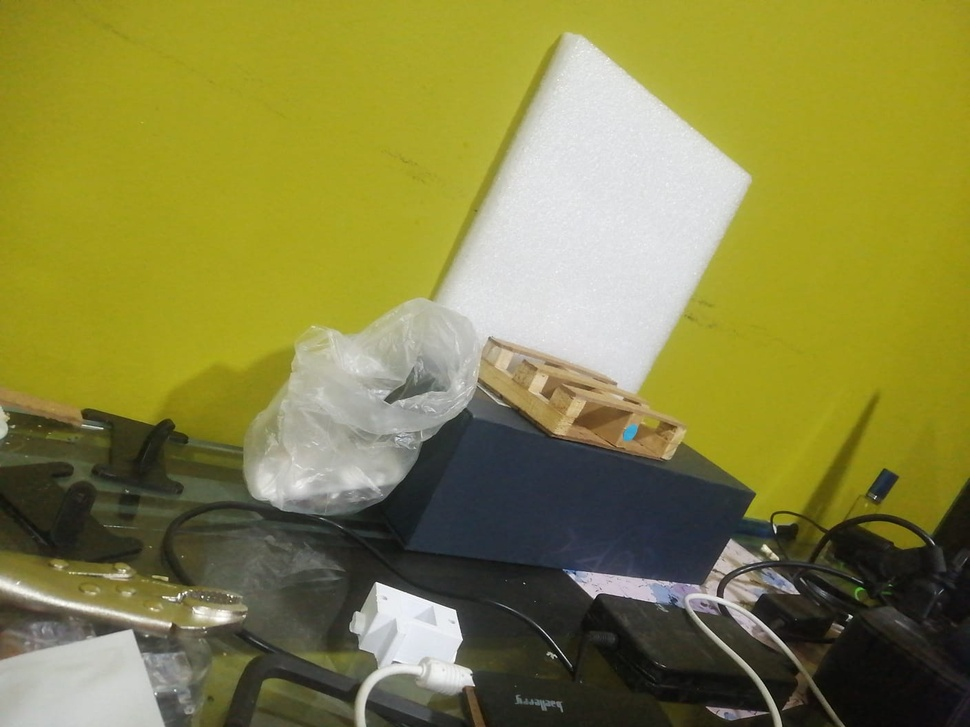
#> input picture yolov5_ros/foto4.jpeg, 970 x 727 px, shrunk from 1408 x 1056 before the run, found by its file name
$ python fifi.py
#> lines starting #> are read from the running program, lines starting #| are printed output that depends on the picture; after the words box and inside, x2 and y2 are one past the last pixel; in counts of white or black regions, pixels touching at a corner belong together
import cv2
import numpy as np
import matplotlib.pyplot as plt

################ LAST
import cv2
import numpy as np

# Lee la imagen
img = cv2.imread('/home/blank/driver_ws/src/YOLOv5-ROS/yolov5_ros/foto4.jpeg')
#> img is the input picture: shape (727, 970, 3); mean B, G, R 66.5, 132.2, 135.2
assert img is not None, "Error: Imagen no encontrada o no pudo ser leída."

# 2. Define el rango para el color azul en el espacio HSV
hsv = cv2.cvtColor(img, cv2.COLOR_BGR2HSV)
#> hsv: shape (727, 970, 3); mean H, S, V 41.7, 127.1, 137

lower_blue = np.array([85, 100, 100])
upper_blue = np.array([100, 255, 255])

# 3. Crea una máscara con los píxeles que estén dentro del rango azul
mask = cv2.inRange(hsv, lower_blue, upper_blue)
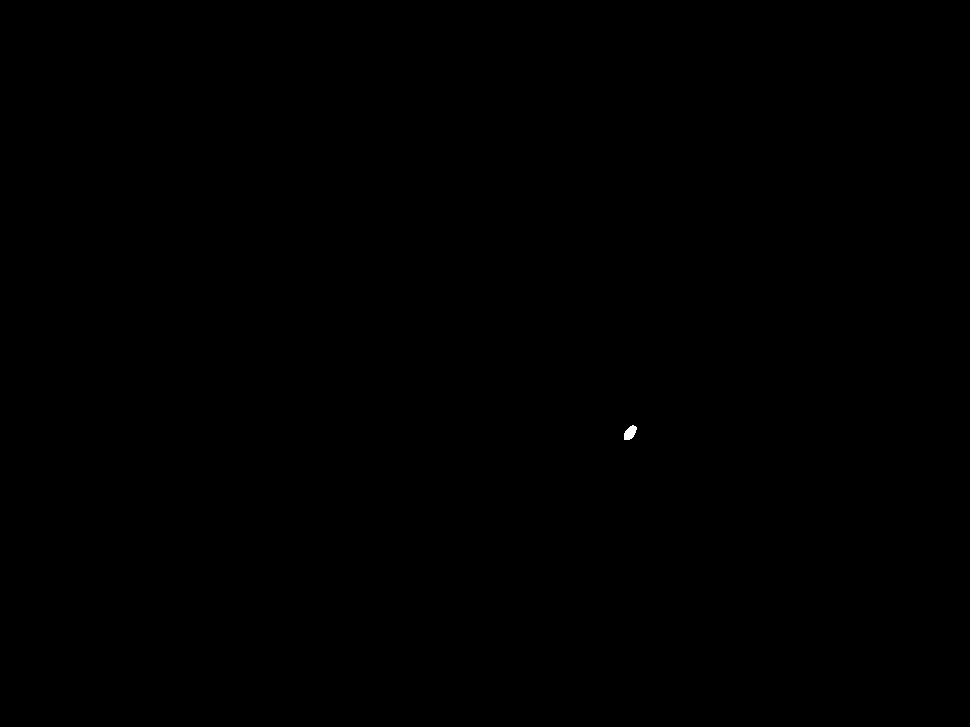
#> mask: shape (727, 970); 0.02% white; 1 white region

# 4. Aplica la máscara a la imagen
img_masked = cv2.bitwise_and(img, img, mask=mask)

# 5. Encuentra los contornos en la máscara
contours, _ = cv2.findContours(mask, cv2.RETR_EXTERNAL, cv2.CHAIN_APPROX_SIMPLE)
#> contours = 1 contour; box (x1, y1, x2, y2) and area: (624, 425, 637, 440) 112

# 6. Dibuja los contornos encontrados en la imagen aplicada a la máscara en la imagen principal
for contour in contours:
    # Dibuja el contorno
    cv2.drawContours(img, [contour], 0, (0,255,0), 2)

    # Encuentra el centro del contorno (círculo azul)
    M = cv2.moments(contour)
    if M["m00"] != 0: # Para evitar una división por cero
        cX = int(M["m10"] / M["m00"])
        cY = int(M["m01"] / M["m00"])
    else:
        cX, cY = 0, 0
    # Dibuja el centro
    cv2.circle(img, (cX, cY), 5, (0, 0, 255), -1)  # Dibuja en rojo el centro
#> this loop made 1 pass
#> (cX, cY) on pass 1: (629, 432)
#> img: shape (727, 970, 3); 0.03% of pixels changed, all inside (x1, y1, x2, y2) = (623, 424, 638, 441)

# Muestra la imagen resultante
cv2.imshow('Result', img)
cv2.waitKey(0)
cv2.destroyAllWindows()

$ run again, with yolov5_ros/foto.png saved as yolov5_ros/foto4.jpeg
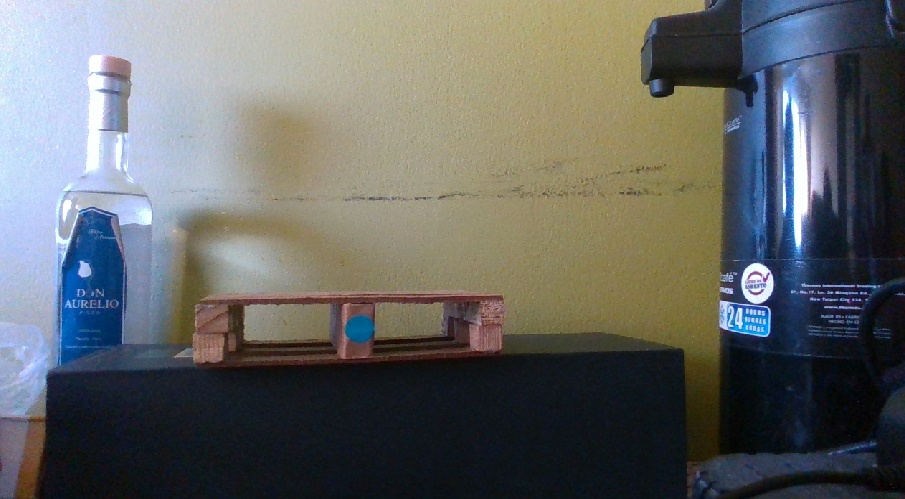
#> input picture yolov5_ros/foto.png, 905 x 499 px, found by its file name
#> img is the input picture: shape (499, 905, 3); mean B, G, R 101, 102.7, 100.7
#> hsv: shape (499, 905, 3); mean H, S, V 73, 86, 117.4
#> mask: shape (499, 905); 0.12% white; 17 white regions (15 under 20 px)
#> contours = 17 contours, 16 with area under 20; largest, box (x1, y1, x2, y2) and area: (345, 316, 375, 342) 366
#> the loop `for contour in contours:` made 17 passes
#> (contour, cX, cY) on passes 1, 4, 5, 6, 7, 8, 9: ([[368, 334]], 0, 0), ([[737, 330], [736, 331], [737, 331]], 736, 330), ([[750, 329]], 0, 0), ([[735, 328]], 0, 0), ([[761, 327], [762, 328], [762, 329], [762, 327]], 761, 327), ([[758, 327]], 0, 0), ([[754, 326], [755, 326]], 0, 0)
#> after the loop `for contour in contours:`:
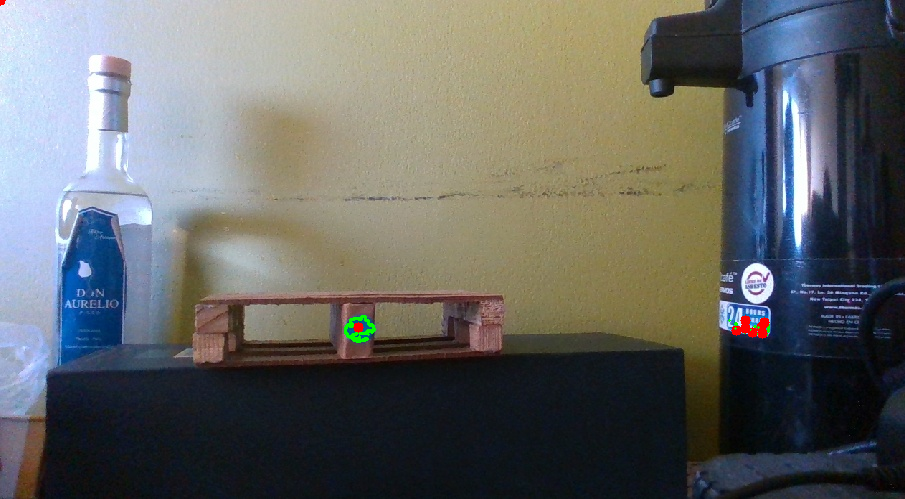
#> img: shape (499, 905, 3); 0.23% of pixels changed, all inside (x1, y1, x2, y2) = (0, 0, 770, 343)

$ run again, with yolov5_ros/foto2.png saved as yolov5_ros/foto4.jpeg
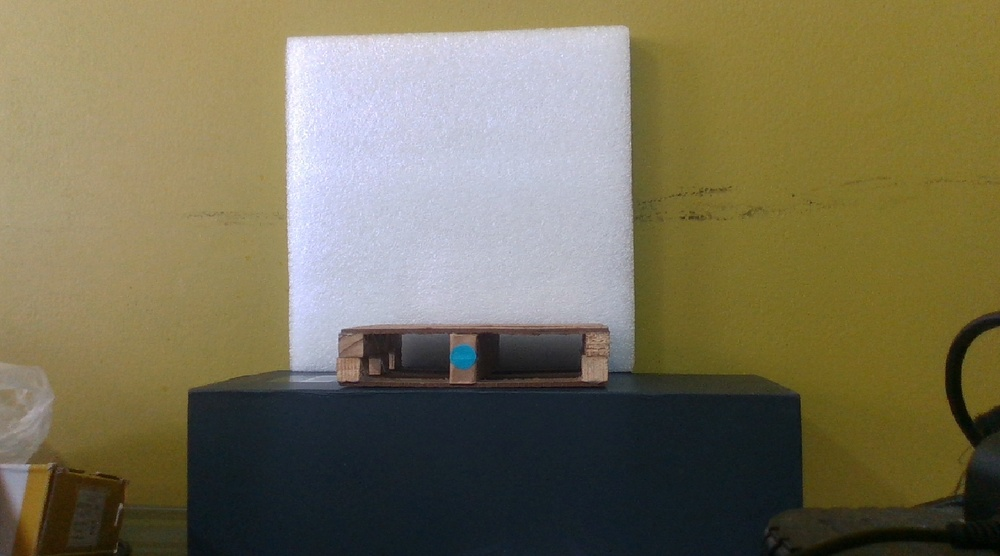
#> input picture yolov5_ros/foto2.png, 1000 x 556 px, shrunk from 1453 x 808 before the run, found by its file name
#> img is the input picture: shape (556, 1000, 3); mean B, G, R 87, 113.1, 119.8
#> hsv: shape (556, 1000, 3); mean H, S, V 56.5, 108.1, 126.9
#> mask: shape (556, 1000); 0.09% white; 1 white region
#> contours = 1 contour; box (x1, y1, x2, y2) and area: (450, 345, 476, 370) 455
#> the loop `for contour in contours:` made 1 pass
#> (cX, cY) on pass 1: (462, 356)
#> after the loop `for contour in contours:`:
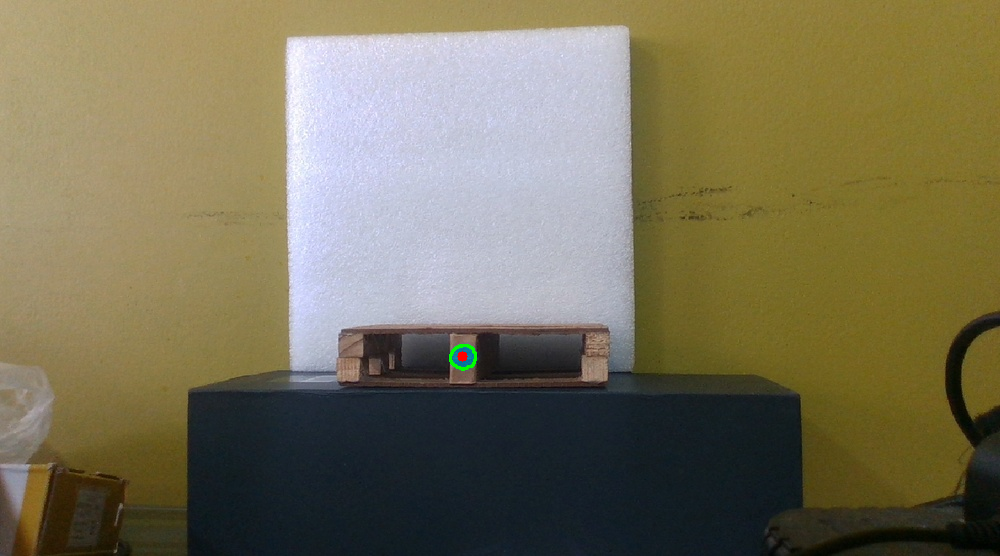
#> img: shape (556, 1000, 3); 0.06% of pixels changed, all inside (x1, y1, x2, y2) = (449, 344, 477, 371)
